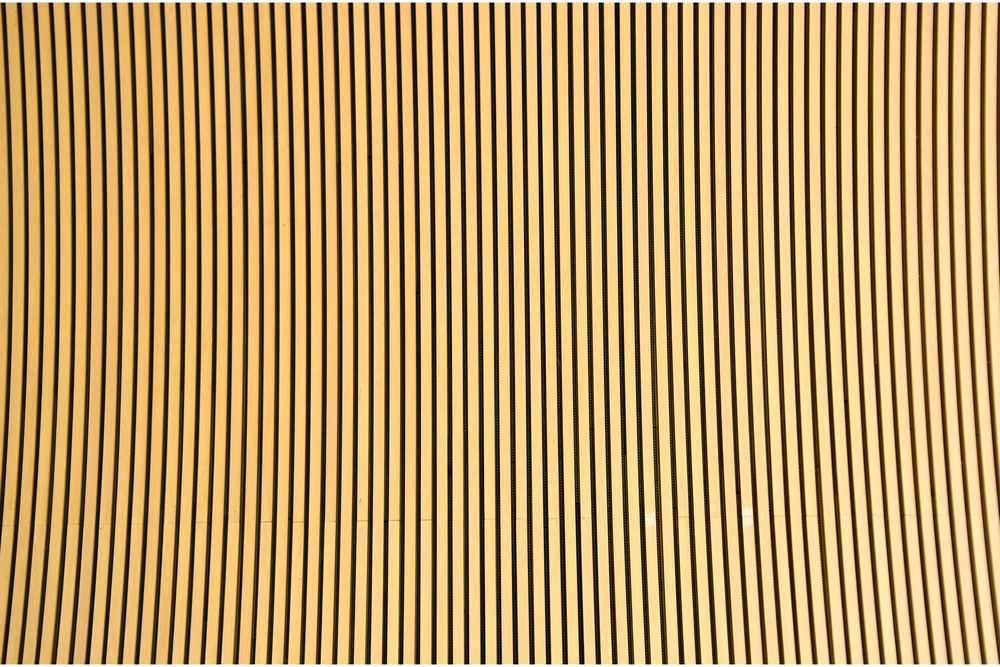
#> input picture Fifth/image7.jpg, 1000 x 667 px, shrunk from 6000 x 4000 before the run
$ python line_detection.py
#> lines starting #> are read from the running program, lines starting #| are printed output that depends on the picture
# line_detection.py
import cv2
import numpy as np
import matplotlib.pyplot as plt

# Load image and convert to grayscale
img = cv2.imread('image7.jpg')
#> img is the input picture: shape (667, 1000, 3); mean B, G, R 98.8, 153.9, 186.8
if img is None:
    print("Image not found.")
    exit()

gray = cv2.cvtColor(img, cv2.COLOR_BGR2GRAY)
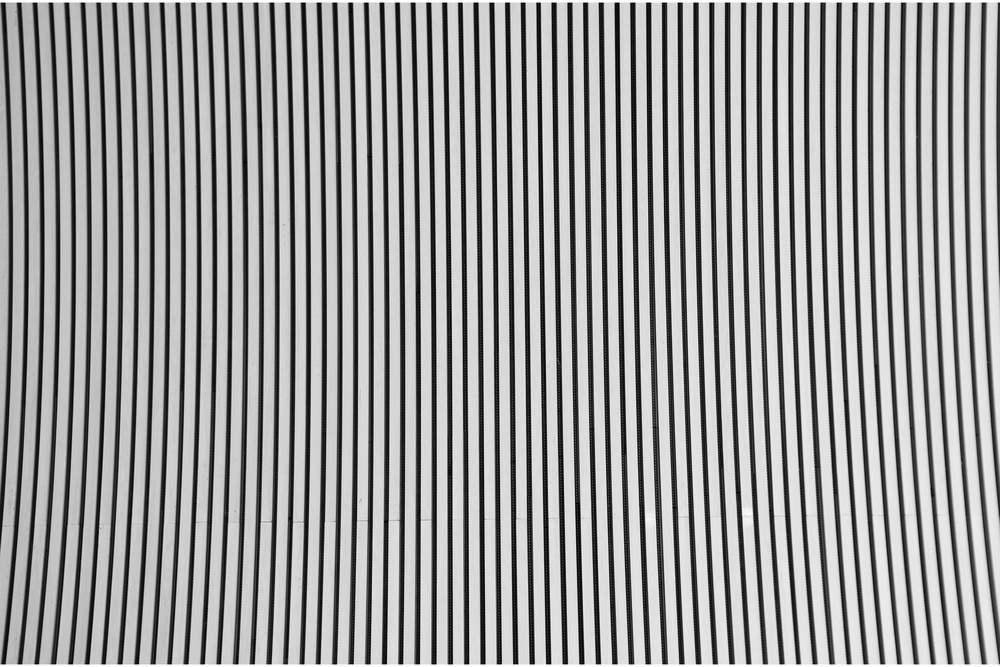
#> gray: shape (667, 1000); min 2, max 255, mean 157.5

# Apply Canny edge detection
edges = cv2.Canny(gray, 50, 150)
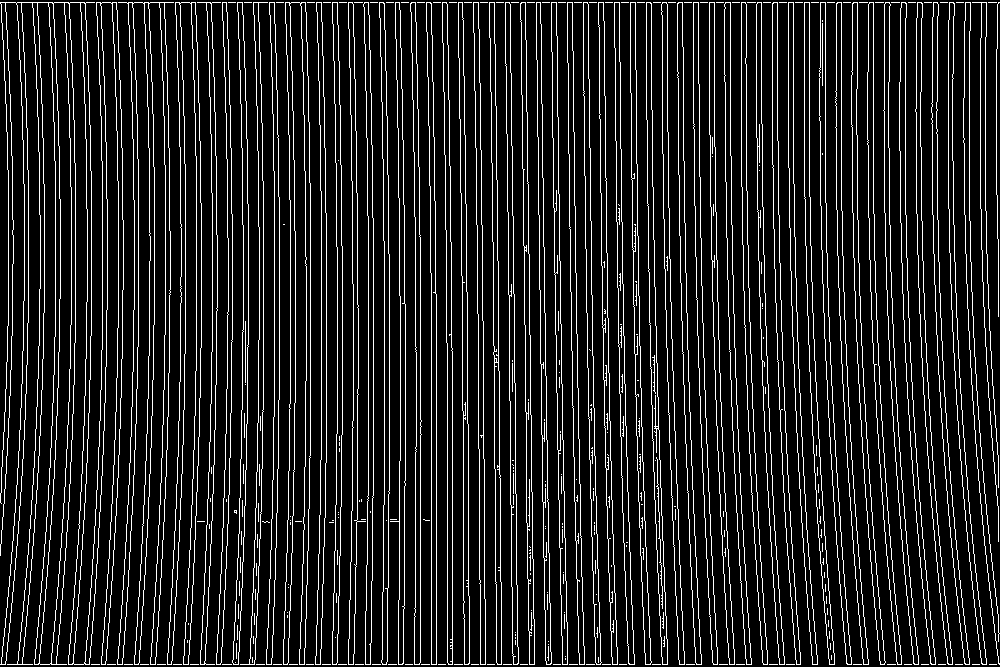
#> edges: shape (667, 1000); 13.1% white in thin lines or dots

# Probabilistic Hough Transform for line detection
lines = cv2.HoughLinesP(edges, 1, np.pi / 180, threshold=100, minLineLength=80, maxLineGap=10)
#> lines = 302 rows, first 6: [0, 2, 999, 2], [0, 664, 534, 664], [558, 142, 561, 370], [554, 221, 559, 547], [574, 156, 579, 483], [447, 662, 447, 343]

# Draw lines on a copy of the image
line_img = img.copy()
if lines is not None:
    for line in lines:
        x1, y1, x2, y2 = line[0]
        cv2.line(line_img, (x1, y1), (x2, y2), (0, 255, 0), 2)
#> this loop made 302 passes
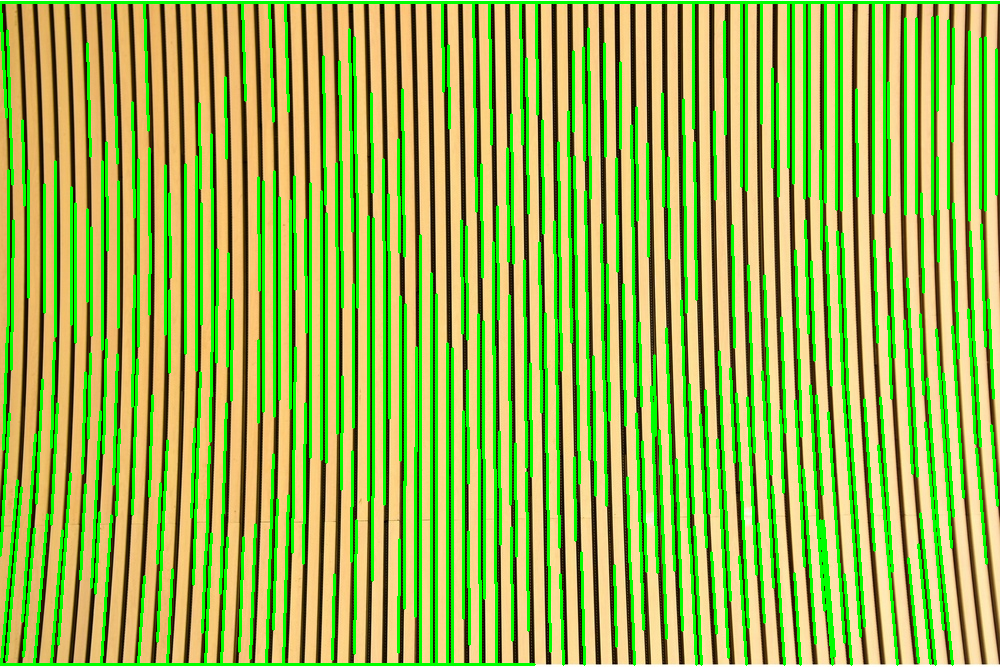
#> line_img: shape (667, 1000, 3); mean B, G, R 83.3, 181.3, 156.4

# Display
plt.figure(figsize=(10, 4))
plt.subplot(1, 3, 1)
plt.title("Original")
plt.imshow(cv2.cvtColor(img, cv2.COLOR_BGR2RGB))
plt.axis('off')

plt.subplot(1, 3, 2)
plt.title("Edges")
plt.imshow(edges, cmap='gray')
plt.axis('off')

plt.subplot(1, 3, 3)
plt.title("Line Detection")
plt.imshow(cv2.cvtColor(line_img, cv2.COLOR_BGR2RGB))
plt.axis('off')

plt.tight_layout()
plt.show()
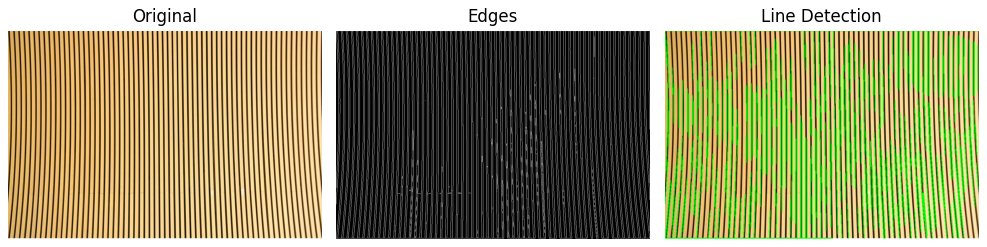
#> figure drawn by matplotlib, 3 panels
